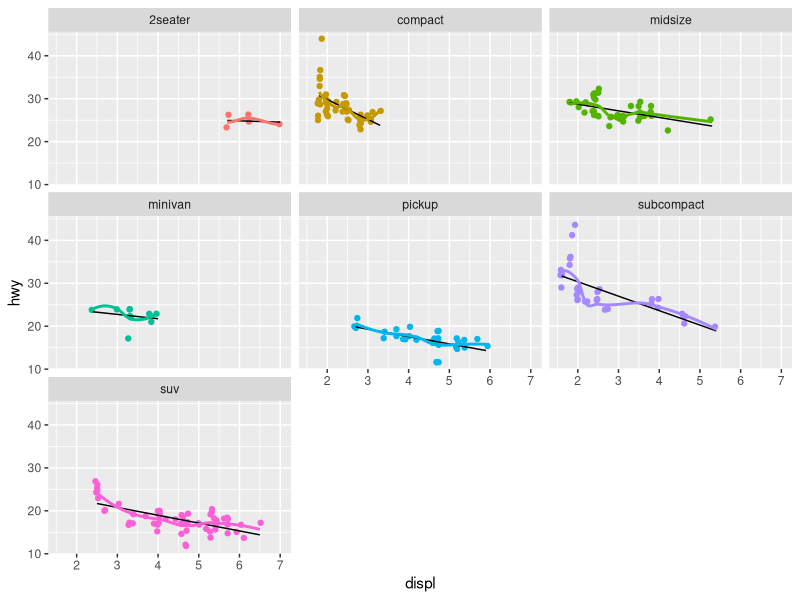
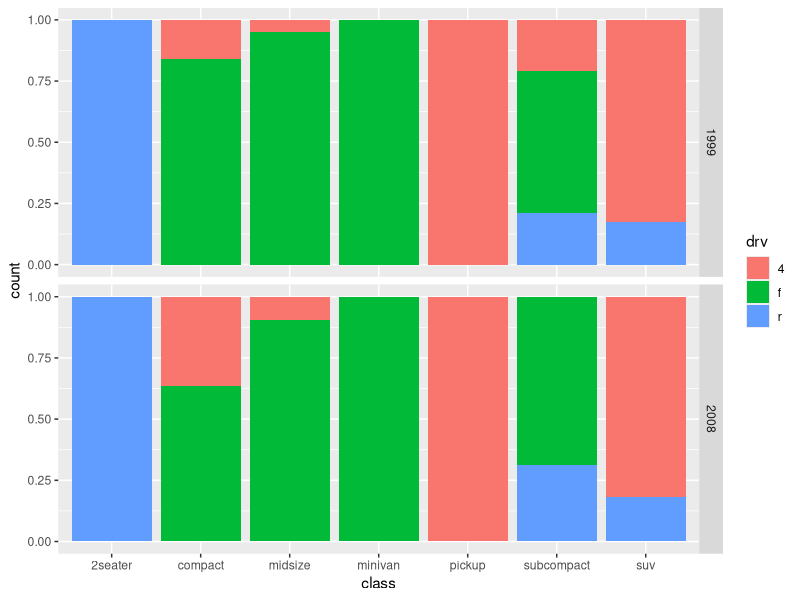

Reproduce these figures in R, in order.
# Homework #2 Script
# Initial: 11 Jan 2019
# Revision: 11 Jan 2019
# Ray Nelson

# Libraries
library(tidyverse)

data(mpg)

# Code to interpret

ggplot(data = mpg, mapping = aes(x = displ, y = hwy, color = class)) +
  geom_point(position = "jitter", show.legend = FALSE) +
  geom_smooth(method = "lm", se = FALSE, show.legend = FALSE,
              color = "black",
              size = 0.50) +
  geom_smooth(se = FALSE, show.legend = FALSE) +
  facet_wrap(vars(class))

# Code to write

# Bar Chart of Number of cy
ggplot(data = mpg, mapping = aes(x = class, fill = drv)) +
  geom_bar(position = "fill") +
  facet_grid(rows = vars(year))
